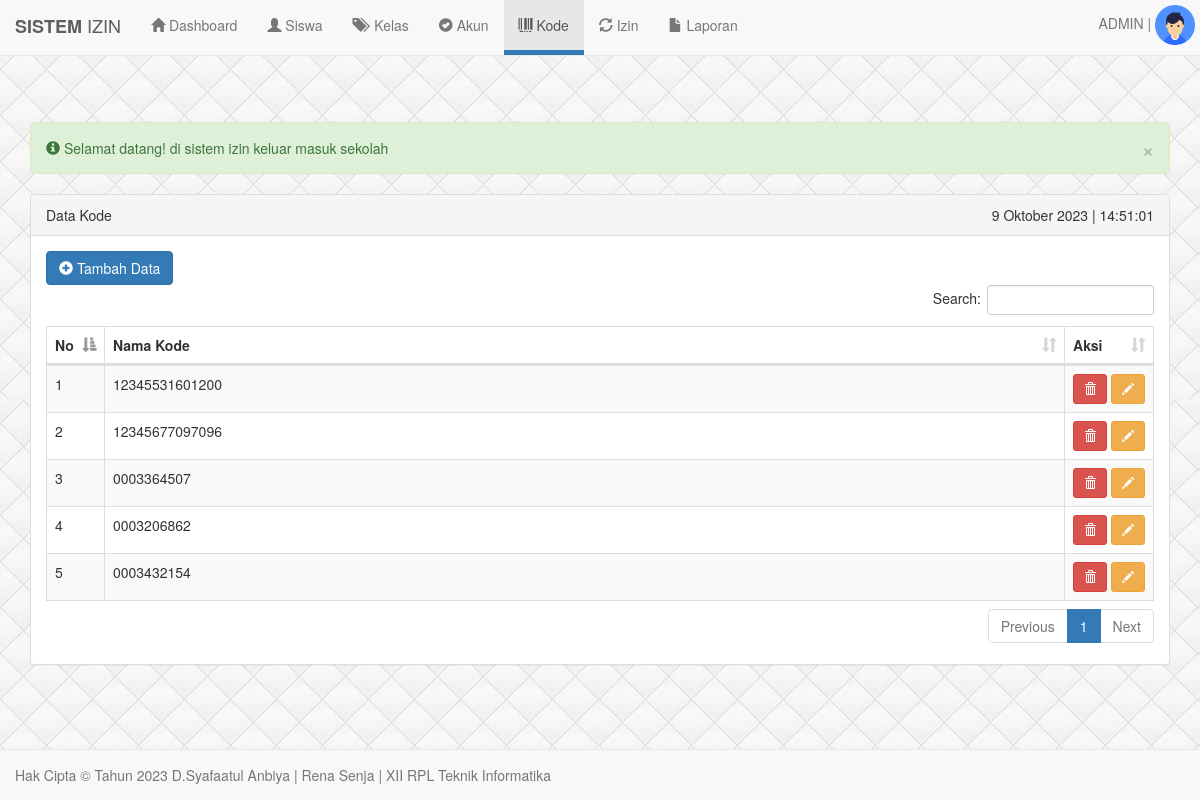
/admin/index.php?menu=kode (signed in), run on the app's committed database.
### tables this page shows
CREATE TABLE `kode` (
  `id_kode` int(11) NOT NULL,
  `kode` varchar(100) NOT NULL
);

### admin/kode.php (the view, shortened to what this page needs)
<?php if($_SESSION['level']!="admin"){ ?>
<script type="text/javascript">
	document.location='index.php';
</script>
<?php }else{ ?>
<div class="panel panel-default">
	<div class="panel-heading">
		Data Kode
		<span class="pull-right" id="date"></span>
	</div>
	<div class="panel-body">
		<?php if(empty($_GET['id_kode'])){ ?>
		<div class="btn-group">
			<button class="btn btn-primary" data-toggle="modal" data-target="#modal_tambah">
				<span class="glyphicon glyphicon-plus-sign"></span>
				Tambah Data
			</button>
		</div>
		<table class="table table-bordered table-striped table-hover" id="dataTable" width="100%">
			<thead>
				<tr>
					<th width="10">No</th>
					<th>Nama Kode</th>
					<th width="50">Aksi</th>
				</tr>
			</thead>
			<tbody>
			<?php
			$no = 0;
			$query = mysql_query("SELECT * FROM kode ORDER BY id_kode ASC");
			while($data = mysql_fetch_array($query)){
			?>
				<tr>
					<td><?php echo ++$no ?></td>
					<td><?php echo $data["kode"] ?></td>
					<td>
						<a href="hapus_data_kode.php?id_kode=<?php echo $data['id_kode'] ?>" class="btn btn-danger btn-sm" onclick="return window.confirm('Anda yakin akan menghapus data <?php echo $data['kode'] ?>?')"><span class="glyphicon glyphicon-trash"></span></a>
						<a href="index.php?menu=kode&id_kode=<?php echo $data['id_kode'] ?>" class="btn btn-warning btn-sm"><span class="glyphicon glyphicon-pencil"></span></a>
					</td>
			<?php } ?>
			</tbody>
		</table>
		<?php } ?>
	</div>
</div>
<?php } ?>

### admin/index.php (style rules this page uses)
body { background-image: url("img/bg.jpg"); }

### data on the page
kode: kode "12345531601200"
kode: kode "12345677097096"
kode: kode "0003364507"
kode: kode "0003206862"
kode: kode "0003432154"

### other printed values
$_SESSION['username'] "ADMIN"
